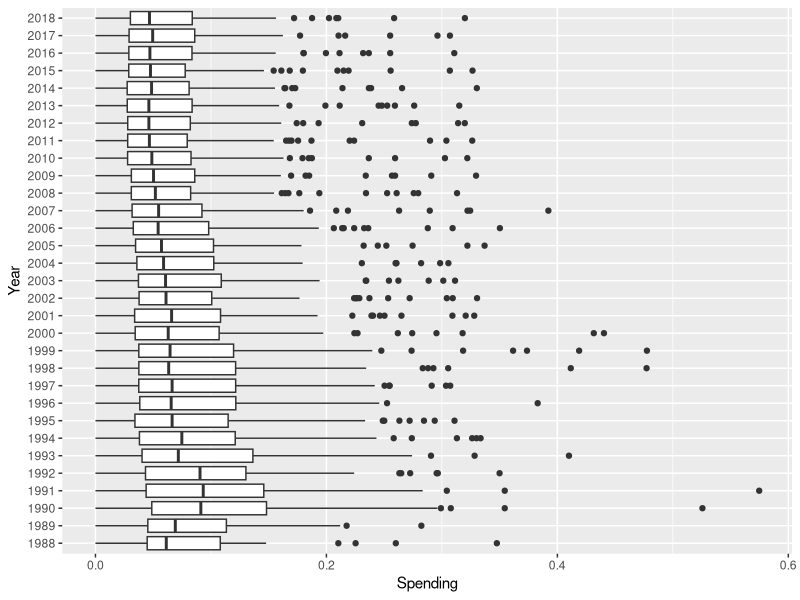

R code for this plot:
## ---- chunk 1
library(readxl) 
library(tidyverse)

military <- read_xlsx(here::here("supporting_artifacts",
                                    "Activities",
                                 "Practice_Activity_Military", 
                                 "gov_spending_per_capita.xlsx"), 
                      sheet = "Share of Govt. spending", 
                      skip = 6, 
                      n_max = 192)

military_clean <- military |> 
  mutate(across(.cols = everything(), .fns = ~na_if(., "xxx")),
         across(.cols = everything(), .fns = ~na_if(., ". .")),
         across(.cols = "1988" : "2019", .fns = ~as.numeric(.)))
  
## ---- chunk 2
cont_region <- read_xlsx(here::here("supporting_artifacts",
                                    "Activities",
                                 "Practice_Activity_Military", 
                                 "gov_spending_per_capita.xlsx"), 
                      sheet = "Regional totals", 
                      skip = 14) |> 
  filter(Region != "World total (including Iraq)", 
         Region != "World total (excluding Iraq)")


## ---- chunk 3
 military_clean <- military_clean |> 
  anti_join(cont_region, 
                   by = c("Country" = "Region")) 

## ---- chunk 4
military_clean[5, 1]
military_clean[53, 1]
military_clean[80, 1]
military_clean[160, 1]
## ---- chunk 5
military_vertical <-  military_clean |> 
  pivot_longer(cols = c("1988":"2018"), 
               names_to = "Year",
               values_to = "Spending" )

ggplot(data = military_vertical, 
       mapping = aes(x = Spending, y = Year)) +
  geom_boxplot()

